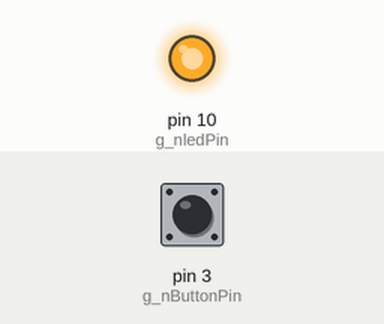
The sketch below on a simulated Arduino Nano, built with avr-gcc and run on an emulated ATmega328P. Parts: output pins drawn as LEDs (lit = HIGH). The inputs (shaded band) are chosen by the test bench; at power-on: pin 3 (g_nButtonPin) HIGH. EEPROM starts erased.

Above: at 1.2 s.
1.3 s: pin 3 (g_nButtonPin) pulled LOW for 0.15 s
At 7.0 s:
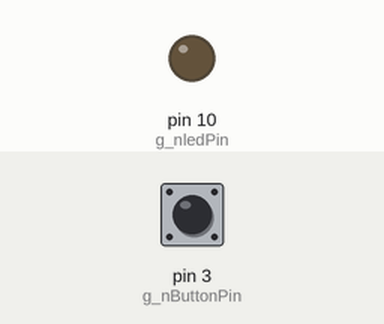
11.9 s: pin 3 (g_nButtonPin) pulled LOW for 1 s
At 12.6 s:
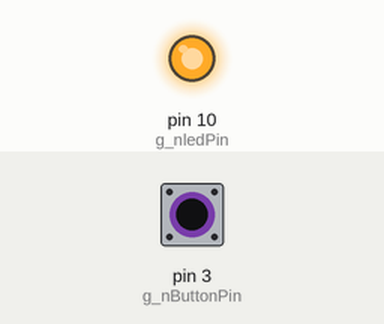
Timing chart, 0 to 16.9 s (numbered marks = the images above; inputs shaded):
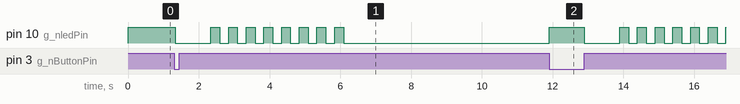

Measured:
- after the input at 1.3 s, pin 10 (g_nledPin): HIGH → LOW at once, then repeats every 0.50 s: HIGH 0.25 s, LOW 0.25 s, until it stays LOW from 6.1 s
- after the input at 11.9 s, pin 10 (g_nledPin): goes HIGH 1.0 s, LOW 1.0 s, 6 × (HIGH 0.25 s, LOW 0.25 s), then HIGH, starting at once

The sketch:

GreenGate_SoftClock.ino
```cpp
// GreenGate (software clock version - no persistence)
//
#define VERSION "1.2"
//
// by Buck McGibbony, GNU General Public License, 2016-2019

//#include <avr/eeprom.h>
#include <EEPROM.h>
#include <math.h>
#define HOUR 60
#define MINUTE 60

// serial communication settings
#define USB_BAUD_RATE 115200

const int g_nledPin = 10;
const int g_nButtonPin = 3;

bool g_bNotify = false;
int g_nNotifyStage = 0;
unsigned long g_nNotifyKeyframe = 0;

// notify consts
const int g_nNotifyBlinkPreambleLength = 1000;		// milliseconds
const int g_nNotifyBlinkCountLength = 250;			// milliseconds


// Settings functions
//
// increment this every time you make ANY change to the Settings or Calibrations structure
// this way we can know when to revert to defaults after a code update
byte SettingsVersion = 1;
struct Settings_t {
	unsigned long nStartTime;		// start time millis
	unsigned long nDelay;			// length of gate time in seconds
	int nNotificationBlockMinutes;	// length of time blocks
	int nNotifyEvery;				// notify every n MINUTES
} Settings;


// LoadDefaults
//
void LoadDefaults() {

	Settings.nStartTime = 0;
	Settings.nDelay = 4 * HOUR * MINUTE;
	Settings.nNotificationBlockMinutes = 30;
	Settings.nNotifyEvery = Settings.nNotificationBlockMinutes;

	// save to EEPROM
	SaveSettings();
}


// LoadSettings
//
void LoadSettings() {

	byte nCurrentSettingsVersion;
	int SettingsBlockStart = sizeof(SettingsVersion);

#if defined(__MKL26Z64__)
	LoadDefaults();
#else
	// first load the settings version and check for mis-match
	eeprom_read_block((void*)&nCurrentSettingsVersion, (void*)0, sizeof(nCurrentSettingsVersion));
	if (nCurrentSettingsVersion != SettingsVersion) {
		LoadDefaults();
	}
	else {
		// load settings
		eeprom_read_block((void*)&Settings, (void*)SettingsBlockStart, sizeof(Settings));
	}
#endif
}


// SaveSettings
//
void SaveSettings() {
	int SettingsBlockStart = sizeof(SettingsVersion);

	// save settings version
	eeprom_write_block((void*)&SettingsVersion, (void*)0, sizeof(SettingsVersion));
	// save settings
	eeprom_write_block((void*)&Settings, (void*)SettingsBlockStart, sizeof(Settings));
}


//	setup()
//
void setup () {

	// open serial ports
	Serial.begin(USB_BAUD_RATE);

	//setup I/O
	pinMode( g_nledPin, OUTPUT);
	pinMode( g_nButtonPin, INPUT_PULLUP);
	attachInterrupt( digitalPinToInterrupt( g_nButtonPin), ButtonPress, FALLING);

	// turn on LED
	digitalWrite(g_nledPin, HIGH);

	// load settings
	LoadSettings();

	// init vars
	Settings.nStartTime = 0;
}


void ButtonPress() {

	g_bNotify = true;

	if (Settings.nStartTime == 0) {
		// start gate timer
		Settings.nStartTime = millis();		// record start time
		SaveSettings();
		g_nNotifyStage = 1;
		g_nNotifyKeyframe = 0;
		//digitalWrite(g_nledPin, LOW);		// turn off LED
	}
	else {
		// annunciate
		g_nNotifyStage = 0;
		g_nNotifyKeyframe = 0;
	}
}


void loop () {

	static int nNotifyCount = 0;
	static int nNotifyKeyframeState = 0;

	// are we waiting?
	if( Settings.nStartTime != 0) {
		unsigned long nMillis = millis();
		unsigned long nTimeSpan = (nMillis - Settings.nStartTime) / 1000;  // seconds

		// should we announce time left?
		if( ( nTimeSpan % ( Settings.nNotifyEvery * MINUTE) == 0) && !g_bNotify) {
			g_bNotify = true;
			g_nNotifyStage = 0;
			g_nNotifyKeyframe = 0;
		}

		if(g_bNotify) {
			switch(g_nNotifyStage) {
			case 0:
				// 1 second blink
				// setup or execute?
				if(g_nNotifyKeyframe == 0) {
					digitalWrite( g_nledPin, HIGH);  // turn on LED
					g_nNotifyKeyframe = nMillis  + g_nNotifyBlinkPreambleLength;
				}
				else if( nMillis >= g_nNotifyKeyframe) {
					digitalWrite( g_nledPin, LOW); // turn off LED
					g_nNotifyStage = 1;		// goto next stage
					g_nNotifyKeyframe = nMillis  + g_nNotifyBlinkPreambleLength;
				}
				break;

			// delay
			case 1:
				// setup or execute?
				if (g_nNotifyKeyframe == 0) {
					digitalWrite(g_nledPin, LOW);	// turn off LED
					g_nNotifyKeyframe = nMillis + g_nNotifyBlinkPreambleLength;
				}
				else if( nMillis >= g_nNotifyKeyframe) {
					g_nNotifyStage = 2;
					// how many Settings.nNotificationBlockMinutes blocks remain?
					nNotifyCount = ceil( 1 + ( Settings.nDelay - nTimeSpan) / ( Settings.nNotificationBlockMinutes * MINUTE));
					nNotifyKeyframeState = HIGH;
					digitalWrite( g_nledPin, nNotifyKeyframeState);
					// setup next keyframe
					g_nNotifyKeyframe = nMillis + g_nNotifyBlinkCountLength;
					nNotifyKeyframeState = LOW;
				}
				break;

			case 2:
				// now do the count
				if( nNotifyCount > 0) {
					if( nMillis >= g_nNotifyKeyframe) {
						digitalWrite( g_nledPin, nNotifyKeyframeState);
						if( !nNotifyKeyframeState) --nNotifyCount;

						// setup next keyframe
						g_nNotifyKeyframe = nMillis + g_nNotifyBlinkCountLength;
						nNotifyKeyframeState = !nNotifyKeyframeState;
					}

				}
				else {
					// all done
					g_bNotify = false;
				}
				break;
			}

		}


		// are we timed out?
		if( nTimeSpan >= Settings.nDelay) {
			Settings.nStartTime = 0;  // clear timer
			digitalWrite( g_nledPin, HIGH);  // turn on LED
		}
	}

	//service comm port
	while (Serial.available()) SerialEvent();

	//delay( 10);
}


// SerialEvent()
//
void SerialEvent() {

	static char g_sCommandBuffer[40] = { 0 };
	static uint8_t g_nCommandLength = 0;

	char sInputChar = 0;   // for incoming serial data

						   // read the incoming char
						   //  sBuffer[Serial.readBytes(sBuffer, Serial.available())] = 0;
	sInputChar = Serial.read();

	switch (sInputChar) {
	case '\r':  // Carriage return /Enter 0x0d
		if (g_nCommandLength > 0) {
			Serial.println();
			ProcessCommand(g_sCommandBuffer);
			Serial.flush();
			g_nCommandLength = 0;
		}

		//show prompt
		Serial.println();
		Serial.print(F("GreenGate>"));
		break;

	case 127: // Backspace
		if (g_nCommandLength > 0) {
			Serial.print(sInputChar);
			//Serial.print( " "); Serial.print( sInputChar);
			g_sCommandBuffer[--g_nCommandLength] = '\0';
		}
		break;

	default:
		// if sInputChar is a visible (non-escape code) character then we append it to our command line buffer
		if ((int)sInputChar > 31 && (int)sInputChar < 127) {
			if (g_nCommandLength< sizeof(g_sCommandBuffer)) {
				// echo char
				Serial.print(sInputChar);
				g_sCommandBuffer[g_nCommandLength] = sInputChar;
				g_sCommandBuffer[++g_nCommandLength] = '\0';
			}
		}
		break;
	}
}


// ProcessCommand
//
void ProcessCommand(char *sCommand) {

	int n;
	int n1;

	switch (sCommand[0]) {
	case 'A':
	case 'a':
		break;

	case 'B':
	case 'b':
		break;

	case 'c':
	case 'C':
		break;

	case 'd':
	case 'D':
		// Load Defaults
		LoadDefaults();
		Serial.println(F("Loaded default settings."));
		break;

	case 'f':
	case 'F':
		break;

	case 'G':
	case 'g':
		break;

	case 'i':
	case 'I':
		break;

	case 'l':
	case 'L':
		Serial.println(F("Current Settings:"));
		Serial.println();

		Serial.print(F("Gate Length (hours)       = ")); Serial.println(Settings.nDelay / HOUR / MINUTE);
		Serial.print(F("Notification Block (mins) = ")); Serial.println(Settings.nNotificationBlockMinutes);
		Serial.print(F("Notify Every (mins)       = ")); Serial.println(Settings.nNotifyEvery);
		break;

	case 'M':
	case 'm':
		break;

	case 'N':
	case 'n':
		break;

	case 'p':
	case 'P':
		break;

	case 'r':
	case 'R':
		LoadSettings();
		Serial.println(F("Settings reloaded."));
		break;

	case 's':
	case 'S':
		SaveSettings();
		Serial.println(F("Settings saved."));
		break;

	case 't':
	case 'T':
		break;

	case 'V':
	case 'v':
		break;

	case 'z':
	case 'Z':
		break;

	case 'h':
	case '?':
		Serial.print(F("GreenGate - By Buck McGibbony - Version ")); Serial.println(VERSION);
		Serial.println();
		Serial.println(F("   L      - List settings"));
		Serial.println(F("   D      - Load default settings"));
		Serial.println(F("   R      - Reload settings"));
		Serial.println(F("   S      - Save settings"));
		break;

	default:
		Serial.println(F("Command unrecognized.  Type '?' or 'h' for help."));
		break;
	}
}
```
